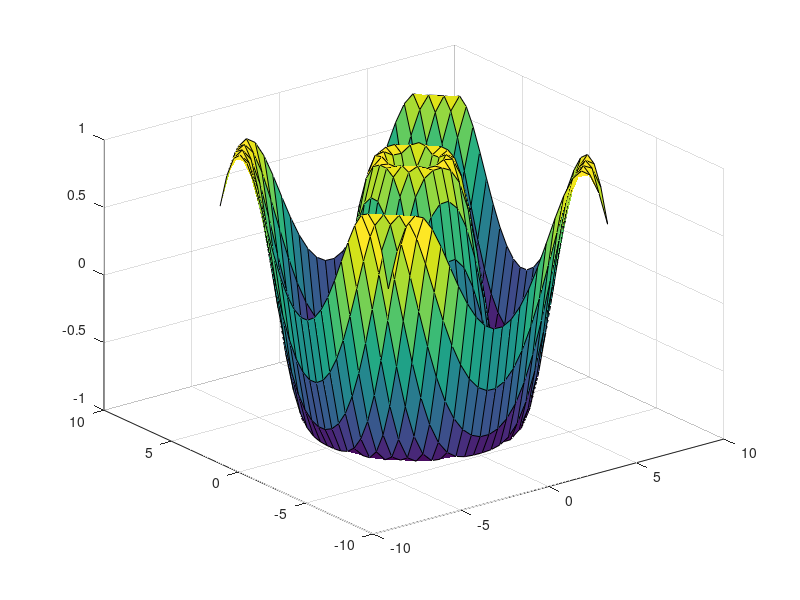

Source code (MATLAB): (Note: this script raises an error after producing the figure.)

f = @ (x ,y , t ) sin ( sqrt ( x .^2+ y .^2) -2* t ); % function handle
[x , y ]= meshgrid ( -2* pi :.5:2* pi ); % genero la griglia
nframes =50; % numero di frame (istanti in tempo)
tt = linspace (0,2* pi , nframes ); % discretizzo l'intervallo temp
figure (1); clf

for n = 1: nframes % ciclo sugli istanti temporali
    t = tt (n); 
    z = f (x ,y , t);
    s = surf (x ,y , z); 
    s.EdgeColor = ' none ';
    axis ([ -2* pi 2* pi, -2* pi 2* pi, -2 2]);
    xlabel ('x'); ylabel ( 'y')
    title (['t = ', num2str(t)])
    Mv (n) = getframe ; 
    pause (0.01) % fermo per 0.01 sec
end

movie ( Mv ,4); % riproduco il movie 4 volte
